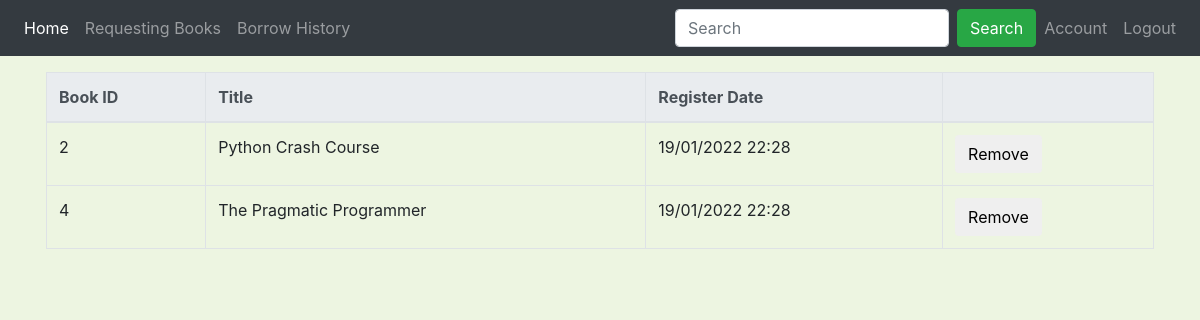
/borrow (signed in), run on the app's committed database.
### library/models.py (models this page shows, shortened)
class Book(db.Model):
    __tablename__ = 'book'
    id = db.Column(db.Integer, primary_key=True)
    title = db.Column(db.String(100), nullable=False)
    current_quantity = db.Column(db.Integer, nullable=False, default=1)
    max_quantity = db.Column(db.Integer, nullable=False, default=1)
    category = db.Column(db.String(100), nullable=False)
    image = db.Column(db.String(100), nullable=False, default='placeholder.jpg')
    description = db.Column(db.String(500))
    authors = db.relationship('Author', secondary=book_author, backref='books', lazy=True)
    borrow = db.relationship('BorrowHistory', backref='borrowed_books', lazy=True)

### library/routes.py (the view, shortened to what this page needs)
@app.route("/borrow", methods=["GET", "POST"])
@role_required("user")
def borrow():
    user = current_user
    borrow_entries = BorrowHistory.query.filter_by(user_id=user.id).all()
    table = []
    for entry in borrow_entries:
        if entry.status == "requesting":
            book_id = entry.book_id
            book = Book.query.get(book_id)
            register_date_str = entry.register_date.strftime("%d/%m/%Y %H:%M")
            table.append((book_id, book.title, register_date_str))
    return render_template("borrow.html", table=table, title="Borrow")

### library/utils.py (called while the page is built)
def role_required(role):
    def wrapper(fn):
        @wraps(fn)
        def decorated_view(*args, **kwargs):
            if not current_user.is_authenticated:
               return login_manager.unauthorized()
            if session['account_type'] != role:
                return login_manager.unauthorized()
            return fn(*args, **kwargs)
        return decorated_view
    return wrapper

@login_manager.user_loader
def load_user(user_id):
    if session.get('account_type') == 'user':
        return User.query.get(int(user_id))
    elif session.get('account_type') == 'librarian':
        return Librarian.query.get(int(user_id))

### library/templates/borrow.html (shortened to what this page needs)
{% extends "layout.html" %}
{% block content %}
<div class="container">
    <table class="table table-bordered">
        <thead class="thead-light">
            <tr>
                <th>Book ID</th>
                <th>Title</th>
                <th>Register Date</th>
                <th></th>
            </tr>
        </thead>
        <tbody>
            {% for entry in table %}
            <tr>
                <form action="" method="POST">
                    <td>{{ entry[0] }}</td>
                    <td>{{ entry[1].title() }}</td>
                    <td>{{ entry[2] }}</td>
                    <td>
                        <button type="submit" class="btn">Remove</button>
                    </td>
                </form>
            </tr>
            {% endfor %}
        </tbody>
    </table>
</div>
{% endblock %}

### library/static/styles.css (style rules this page uses)
body { width: 100%; height: 100vh; background-color: #EDF5E1; }
.container { padding: 16px; }

### data on the page
Book: id "2", title "Python Crash Course", entry "19/01/2022 22:28"
Book: id "4", title "The Pragmatic Programmer", entry "19/01/2022 22:28"
